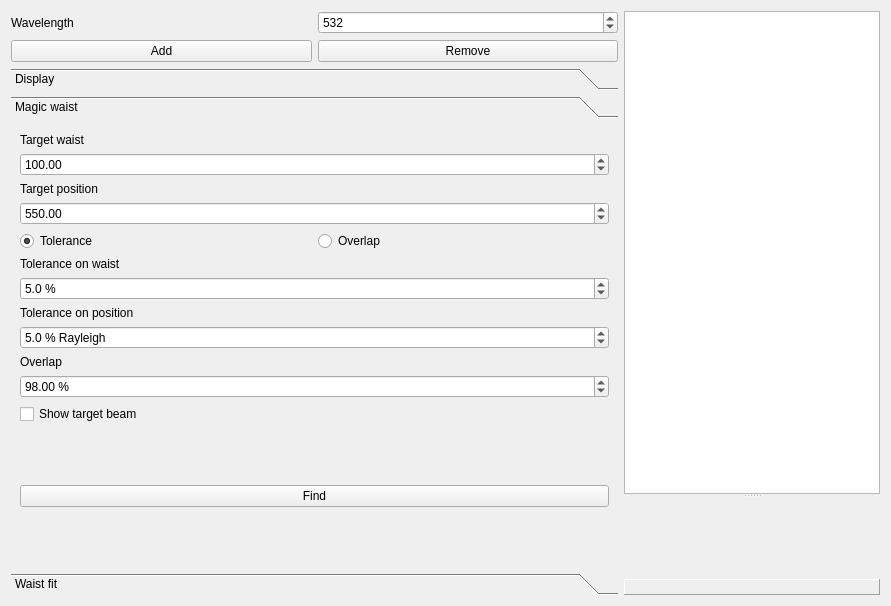
<ui version="4.0" >
 <class>GaussianBeamForm</class>
 <widget class="QWidget" name="GaussianBeamForm" >
  <property name="geometry" >
   <rect>
    <x>0</x>
    <y>0</y>
    <width>891</width>
    <height>606</height>
   </rect>
  </property>
  <property name="windowTitle" >
   <string>Gaussian Beam</string>
  </property>
  <layout class="QHBoxLayout" >
   <item>
    <layout class="QVBoxLayout" >
     <item>
      <layout class="QHBoxLayout" >
       <item>
        <widget class="QLabel" name="label_3" >
         <property name="text" >
          <string>Wavelength</string>
         </property>
        </widget>
       </item>
       <item>
        <widget class="QDoubleSpinBox" name="doubleSpinBox_Wavelength" >
         <property name="decimals" >
          <number>0</number>
         </property>
         <property name="minimum" >
          <double>1.000000000000000</double>
         </property>
         <property name="maximum" >
          <double>6000.000000000000000</double>
         </property>
         <property name="singleStep" >
          <double>10.000000000000000</double>
         </property>
         <property name="value" >
          <double>532.000000000000000</double>
         </property>
        </widget>
       </item>
      </layout>
     </item>
     <item>
      <layout class="QHBoxLayout" >
       <item>
        <widget class="QPushButton" name="pushButton_Add" >
         <property name="text" >
          <string>Add</string>
         </property>
        </widget>
       </item>
       <item>
        <widget class="QPushButton" name="pushButton_Remove" >
         <property name="text" >
          <string>Remove</string>
         </property>
        </widget>
       </item>
      </layout>
     </item>
     <item>
      <widget class="QToolBox" name="toolBox" >
       <property name="minimumSize" >
        <size>
         <width>200</width>
         <height>16</height>
        </size>
       </property>
       <property name="frameShape" >
        <enum>QFrame::NoFrame</enum>
       </property>
       <property name="frameShadow" >
        <enum>QFrame::Plain</enum>
       </property>
       <property name="currentIndex" >
        <number>1</number>
       </property>
       <widget class="QWidget" name="page_IO" >
        <property name="geometry" >
         <rect>
          <x>0</x>
          <y>0</y>
          <width>246</width>
          <height>383</height>
         </rect>
        </property>
        <attribute name="label" >
         <string>Display</string>
        </attribute>
        <layout class="QVBoxLayout" >
         <item>
          <widget class="QGroupBox" name="groupBox" >
           <property name="title" >
            <string>Optics bench</string>
           </property>
           <layout class="QGridLayout" >
            <item row="0" column="0" >
             <widget class="QLabel" name="label_5" >
              <property name="text" >
               <string>Horizontal range</string>
              </property>
             </widget>
            </item>
            <item row="0" column="1" >
             <widget class="QDoubleSpinBox" name="doubleSpinBox_HRange" >
              <property name="minimum" >
               <double>1.000000000000000</double>
              </property>
              <property name="maximum" >
               <double>100000.000000000000000</double>
              </property>
              <property name="singleStep" >
               <double>100.000000000000000</double>
              </property>
              <property name="value" >
               <double>700.000000000000000</double>
              </property>
             </widget>
            </item>
            <item row="1" column="0" >
             <widget class="QLabel" name="label_8" >
              <property name="text" >
               <string>Vertical range</string>
              </property>
             </widget>
            </item>
            <item row="1" column="1" >
             <widget class="QDoubleSpinBox" name="doubleSpinBox_VRange" >
              <property name="minimum" >
               <double>1.000000000000000</double>
              </property>
              <property name="maximum" >
               <double>100000.000000000000000</double>
              </property>
              <property name="singleStep" >
               <double>50.000000000000000</double>
              </property>
              <property name="value" >
               <double>5000.000000000000000</double>
              </property>
             </widget>
            </item>
            <item row="2" column="0" >
             <widget class="QLabel" name="label_4" >
              <property name="text" >
               <string>Horizontal offset</string>
              </property>
             </widget>
            </item>
            <item row="2" column="1" >
             <widget class="QDoubleSpinBox" name="doubleSpinBox_HOffset" >
              <property name="minimum" >
               <double>-100000.000000000000000</double>
              </property>
              <property name="maximum" >
               <double>100000.000000000000000</double>
              </property>
              <property name="singleStep" >
               <double>100.000000000000000</double>
              </property>
              <property name="value" >
               <double>-100.000000000000000</double>
              </property>
             </widget>
            </item>
           </layout>
          </widget>
         </item>
         <item>
          <widget class="QGroupBox" name="groupBox_2" >
           <property name="title" >
            <string>File</string>
           </property>
           <layout class="QVBoxLayout" >
            <item>
             <widget class="QPushButton" name="pushButton_Open" >
              <property name="text" >
               <string>Open</string>
              </property>
             </widget>
            </item>
            <item>
             <layout class="QHBoxLayout" >
              <item>
               <widget class="QPushButton" name="pushButton_Save" >
                <property name="text" >
                 <string>Save</string>
                </property>
               </widget>
              </item>
              <item>
               <widget class="QPushButton" name="pushButton_SaveAs" >
                <property name="text" >
                 <string>Save as...</string>
                </property>
               </widget>
              </item>
             </layout>
            </item>
            <item>
             <widget class="QPushButton" name="pushButton_Print" >
              <property name="enabled" >
               <bool>false</bool>
              </property>
              <property name="text" >
               <string>Print</string>
              </property>
             </widget>
            </item>
           </layout>
          </widget>
         </item>
         <item>
          <widget class="QCheckBox" name="checkBox_ShowGraph" >
           <property name="text" >
            <string>Show Graph</string>
           </property>
          </widget>
         </item>
         <item>
          <spacer>
           <property name="orientation" >
            <enum>Qt::Vertical</enum>
           </property>
           <property name="sizeHint" >
            <size>
             <width>20</width>
             <height>40</height>
            </size>
           </property>
          </spacer>
         </item>
         <item>
          <widget class="QPushButton" name="pushButton_Refresh" >
           <property name="text" >
            <string>Refresh</string>
           </property>
          </widget>
         </item>
         <item>
          <spacer>
           <property name="orientation" >
            <enum>Qt::Vertical</enum>
           </property>
           <property name="sizeHint" >
            <size>
             <width>20</width>
             <height>40</height>
            </size>
           </property>
          </spacer>
         </item>
        </layout>
       </widget>
       <widget class="QWidget" name="page_MagicWaist" >
        <property name="geometry" >
         <rect>
          <x>0</x>
          <y>0</y>
          <width>591</width>
          <height>476</height>
         </rect>
        </property>
        <attribute name="label" >
         <string>Magic waist</string>
        </attribute>
        <layout class="QVBoxLayout" >
         <item>
          <widget class="QLabel" name="label" >
           <property name="text" >
            <string>Target waist</string>
           </property>
          </widget>
         </item>
         <item>
          <widget class="QDoubleSpinBox" name="doubleSpinBox_TargetWaist" >
           <property name="maximum" >
            <double>100000.000000000000000</double>
           </property>
           <property name="value" >
            <double>100.000000000000000</double>
           </property>
          </widget>
         </item>
         <item>
          <widget class="QLabel" name="label_2" >
           <property name="text" >
            <string>Target position</string>
           </property>
          </widget>
         </item>
         <item>
          <widget class="QDoubleSpinBox" name="doubleSpinBox_TargetPosition" >
           <property name="minimum" >
            <double>-100000.000000000000000</double>
           </property>
           <property name="maximum" >
            <double>100000.000000000000000</double>
           </property>
           <property name="value" >
            <double>550.000000000000000</double>
           </property>
          </widget>
         </item>
         <item>
          <layout class="QHBoxLayout" >
           <item>
            <widget class="QRadioButton" name="radioButton_Tolerance" >
             <property name="text" >
              <string>Tolerance</string>
             </property>
             <property name="checked" >
              <bool>true</bool>
             </property>
            </widget>
           </item>
           <item>
            <widget class="QRadioButton" name="radioButton_Overlap" >
             <property name="text" >
              <string>Overlap</string>
             </property>
            </widget>
           </item>
          </layout>
         </item>
         <item>
          <widget class="QLabel" name="label_WaistTolerance" >
           <property name="text" >
            <string>Tolerance on waist</string>
           </property>
          </widget>
         </item>
         <item>
          <widget class="QDoubleSpinBox" name="doubleSpinBox_WaistTolerance" >
           <property name="suffix" >
            <string> %</string>
           </property>
           <property name="decimals" >
            <number>1</number>
           </property>
           <property name="minimum" >
            <double>0.000000000000000</double>
           </property>
           <property name="maximum" >
            <double>100000.000000000000000</double>
           </property>
           <property name="value" >
            <double>5.000000000000000</double>
           </property>
          </widget>
         </item>
         <item>
          <widget class="QLabel" name="label_PositionTolerance" >
           <property name="text" >
            <string>Tolerance on position</string>
           </property>
          </widget>
         </item>
         <item>
          <widget class="QDoubleSpinBox" name="doubleSpinBox_PositionTolerance" >
           <property name="suffix" >
            <string> % Rayleigh</string>
           </property>
           <property name="decimals" >
            <number>1</number>
           </property>
           <property name="maximum" >
            <double>100000.000000000000000</double>
           </property>
           <property name="value" >
            <double>5.000000000000000</double>
           </property>
          </widget>
         </item>
         <item>
          <widget class="QLabel" name="label_MinOverlap" >
           <property name="text" >
            <string>Overlap</string>
           </property>
          </widget>
         </item>
         <item>
          <widget class="QDoubleSpinBox" name="doubleSpinBox_MinOverlap" >
           <property name="suffix" >
            <string> %</string>
           </property>
           <property name="maximum" >
            <double>100.000000000000000</double>
           </property>
           <property name="value" >
            <double>98.000000000000000</double>
           </property>
          </widget>
         </item>
         <item>
          <widget class="QCheckBox" name="checkBox_ShowTargetBeam" >
           <property name="text" >
            <string>Show target beam</string>
           </property>
          </widget>
         </item>
         <item>
          <widget class="QLabel" name="label_OverlapResult" >
           <property name="text" >
            <string/>
           </property>
          </widget>
         </item>
         <item>
          <widget class="QLabel" name="label_MagicWaistResult" >
           <property name="text" >
            <string/>
           </property>
          </widget>
         </item>
         <item>
          <spacer>
           <property name="orientation" >
            <enum>Qt::Vertical</enum>
           </property>
           <property name="sizeHint" >
            <size>
             <width>20</width>
             <height>40</height>
            </size>
           </property>
          </spacer>
         </item>
         <item>
          <widget class="QPushButton" name="pushButton_MagicWaist" >
           <property name="text" >
            <string>Find</string>
           </property>
          </widget>
         </item>
         <item>
          <spacer>
           <property name="orientation" >
            <enum>Qt::Vertical</enum>
           </property>
           <property name="sizeHint" >
            <size>
             <width>20</width>
             <height>40</height>
            </size>
           </property>
          </spacer>
         </item>
         <item>
          <widget class="QLabel" name="label_WaistResult" >
           <property name="text" >
            <string/>
           </property>
          </widget>
         </item>
         <item>
          <spacer>
           <property name="orientation" >
            <enum>Qt::Vertical</enum>
           </property>
           <property name="sizeHint" >
            <size>
             <width>20</width>
             <height>40</height>
            </size>
           </property>
          </spacer>
         </item>
        </layout>
       </widget>
       <widget class="QWidget" name="page_Fit" >
        <property name="geometry" >
         <rect>
          <x>0</x>
          <y>0</y>
          <width>189</width>
          <height>318</height>
         </rect>
        </property>
        <attribute name="label" >
         <string>Waist fit</string>
        </attribute>
        <layout class="QVBoxLayout" >
         <item>
          <widget class="QComboBox" name="comboBox_FitData" >
           <property name="currentIndex" >
            <number>-1</number>
           </property>
          </widget>
         </item>
         <item>
          <widget class="QTableView" name="fitTable" >
           <property name="maximumSize" >
            <size>
             <width>200</width>
             <height>16777215</height>
            </size>
           </property>
          </widget>
         </item>
         <item>
          <layout class="QHBoxLayout" >
           <item>
            <widget class="QPushButton" name="pushButton_FitAddRow" >
             <property name="text" >
              <string>Add row</string>
             </property>
            </widget>
           </item>
           <item>
            <widget class="QPushButton" name="pushButton_FitRemoveRow" >
             <property name="text" >
              <string>Remove row</string>
             </property>
            </widget>
           </item>
          </layout>
         </item>
         <item>
          <widget class="QPushButton" name="pushButton_Fit" >
           <property name="enabled" >
            <bool>true</bool>
           </property>
           <property name="text" >
            <string>Fit</string>
           </property>
          </widget>
         </item>
         <item>
          <widget class="QLabel" name="label_FitResult" >
           <property name="text" >
            <string/>
           </property>
          </widget>
         </item>
         <item>
          <widget class="QPushButton" name="pushButton_SetInputBeam" >
           <property name="enabled" >
            <bool>false</bool>
           </property>
           <property name="text" >
            <string>Set as input beam</string>
           </property>
          </widget>
         </item>
         <item>
          <widget class="QPushButton" name="pushButton_SetTargetBeam" >
           <property name="enabled" >
            <bool>false</bool>
           </property>
           <property name="text" >
            <string>Set as target beam</string>
           </property>
          </widget>
         </item>
         <item>
          <spacer>
           <property name="orientation" >
            <enum>Qt::Vertical</enum>
           </property>
           <property name="sizeHint" >
            <size>
             <width>20</width>
             <height>40</height>
            </size>
           </property>
          </spacer>
         </item>
        </layout>
       </widget>
      </widget>
     </item>
    </layout>
   </item>
   <item>
    <layout class="QVBoxLayout" >
     <item>
      <widget class="QSplitter" name="splitter" >
       <property name="orientation" >
        <enum>Qt::Vertical</enum>
       </property>
       <widget class="QTableView" name="table" />
       <widget class="QWidget" native="1" name="widget" />
      </widget>
     </item>
     <item>
      <widget class="QLabel" name="label_Status" >
       <property name="toolTip" >
        <string/>
       </property>
       <property name="frameShape" >
        <enum>QFrame::Panel</enum>
       </property>
       <property name="frameShadow" >
        <enum>QFrame::Raised</enum>
       </property>
       <property name="text" >
        <string/>
       </property>
      </widget>
     </item>
    </layout>
   </item>
  </layout>
  <action name="action_AddLens" >
   <property name="text" >
    <string>&amp;Lens</string>
   </property>
  </action>
  <action name="action_AddFlatInterface" >
   <property name="text" >
    <string>&amp;Flat Interface</string>
   </property>
  </action>
  <action name="action_AddCurvedInterface" >
   <property name="text" >
    <string>&amp;Cuved Interface</string>
   </property>
  </action>
  <action name="action_AddFlatMirror" >
   <property name="text" >
    <string>Flat &amp;Mirror</string>
   </property>
  </action>
  <action name="action_AddCurvedMirror" >
   <property name="text" >
    <string>Cu&amp;rved Mirror</string>
   </property>
  </action>
  <action name="action_AddGenericABCD" >
   <property name="text" >
    <string>Generic &amp;ABCD</string>
   </property>
  </action>
 </widget>
 <resources>
  <include location="GaussianBeam.qrc" />
 </resources>
 <connections/>
</ui>
